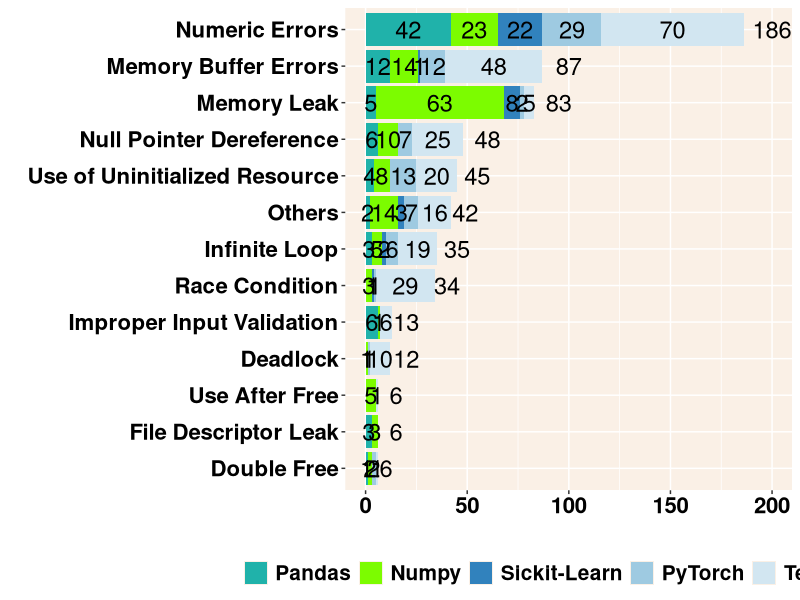
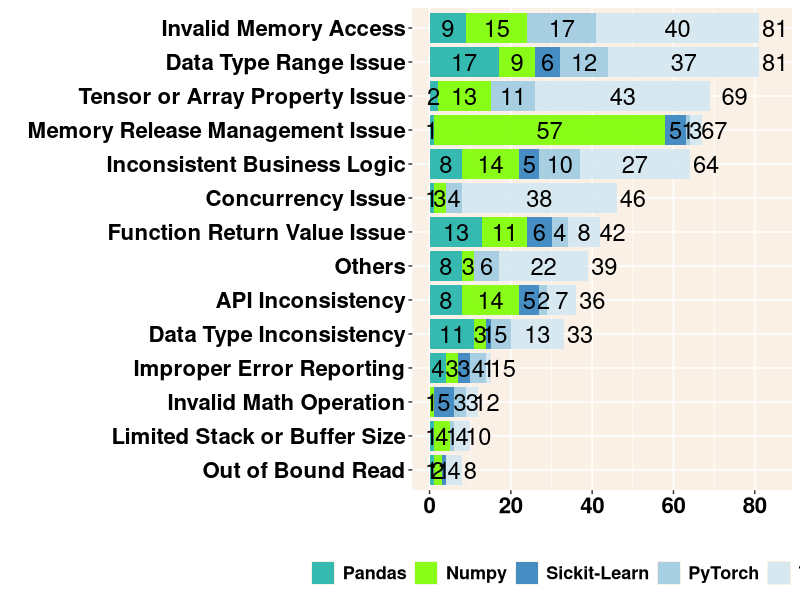
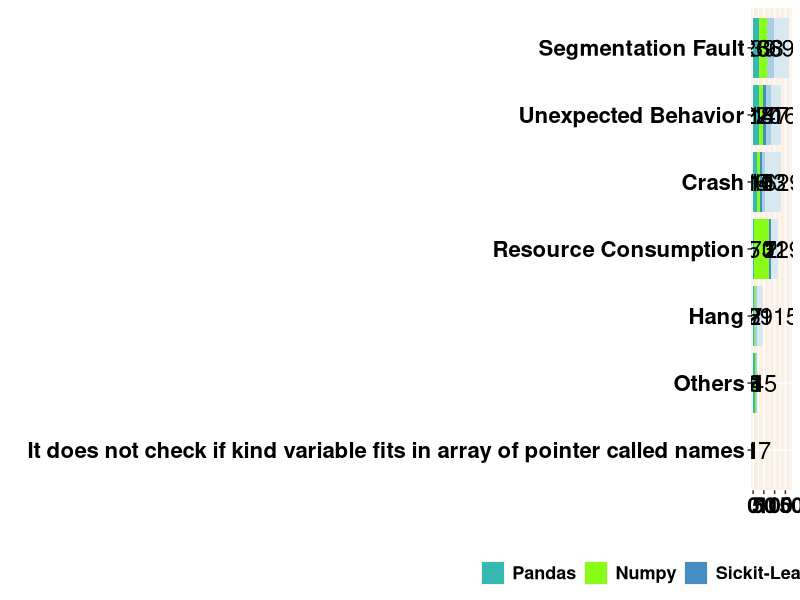
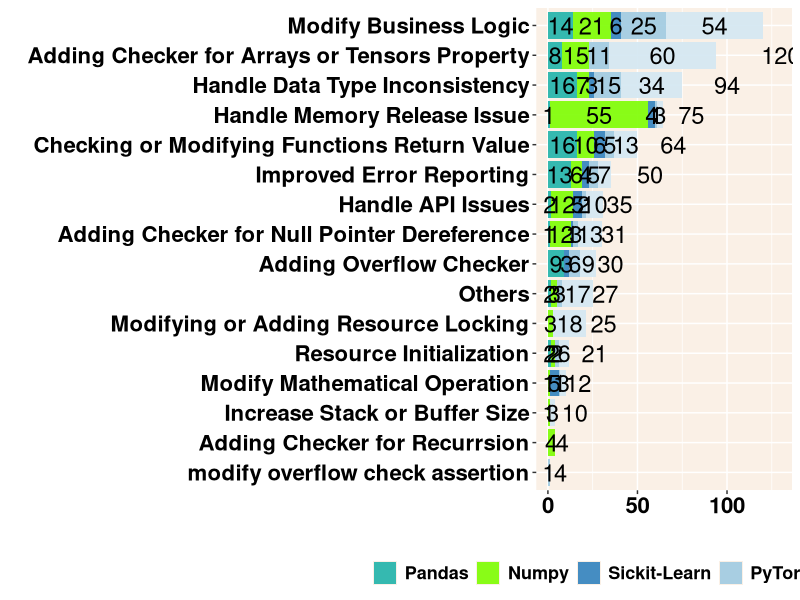
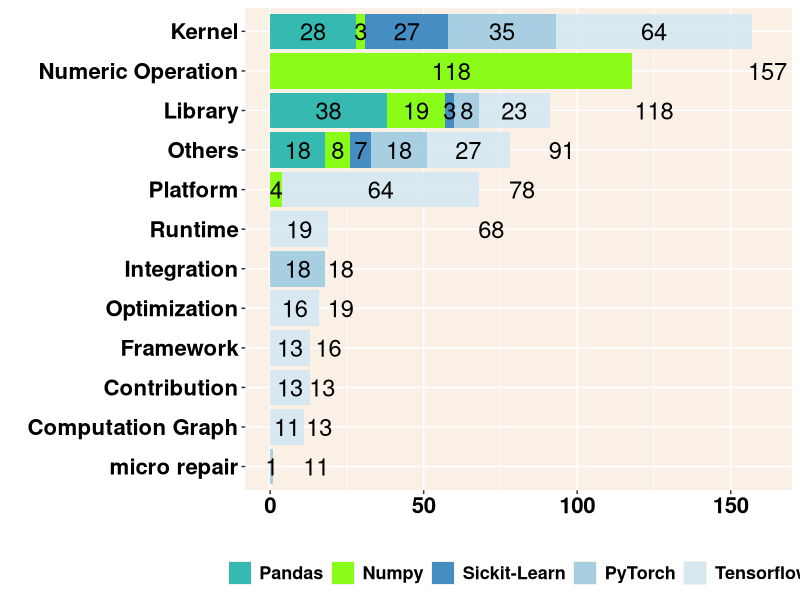
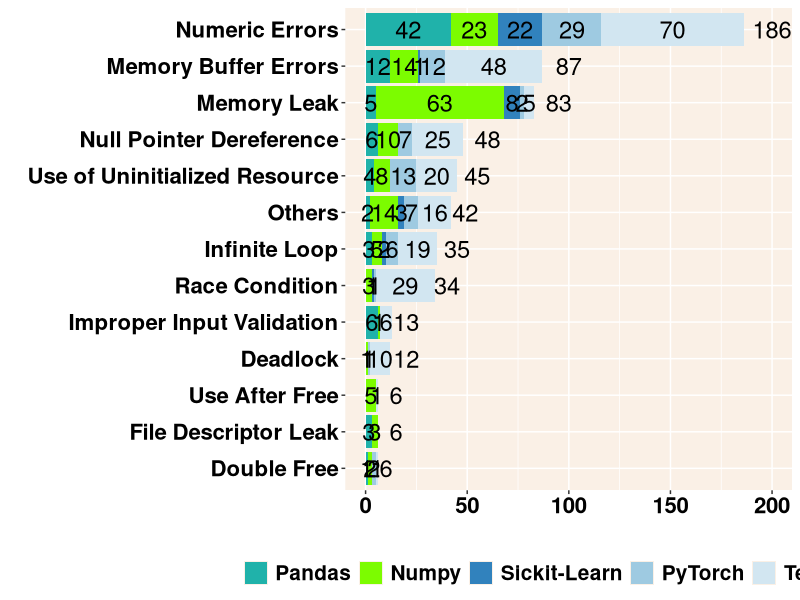
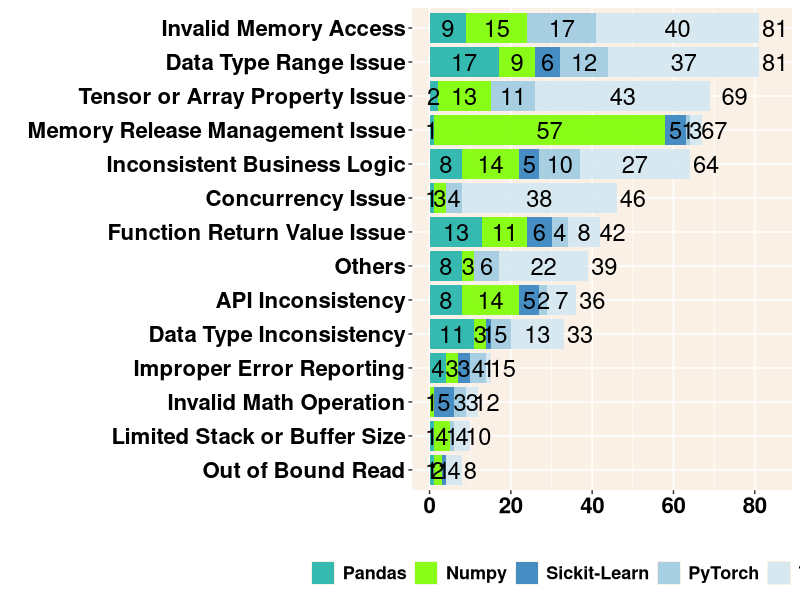
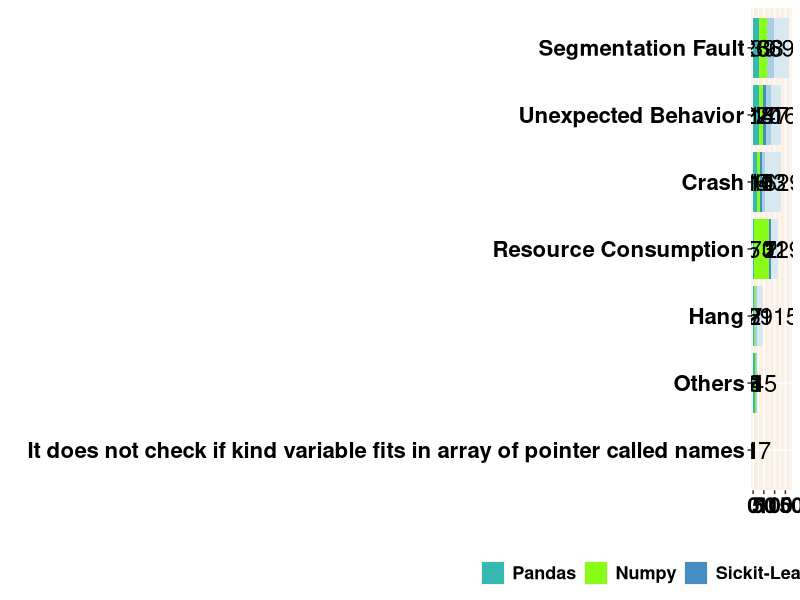

Reproduce these figures in R, in order.
library(ggplot2)
library(readr)
library(readxl)
library(plyr)
library(patchwork)
library(corrplot)
library(dplyr)


vuls <- read_csv(file = 'benchmark.csv')
vuls$Library=factor(vuls$Library, levels = c("Tensorflow","PyTorch","Sickit-Learn", "Numpy", "Pandas"))

tensorflow_vuls = subset(vuls, Library=="Tensorflow")
Pytorch_vuls = subset(vuls, Library=="PyTorch")
sickit_vuls = subset(vuls, Library=="Sickit-Learn")
numpy_vuls = subset(vuls, Library=="Numpy")
pandas_vuls = subset(vuls, Library=="Pandas")

vuls_number = as.vector(table(vuls$Library))

sym_palette <- c("#F4ACB7","#FFD3DB","#DDEEF4","#ACD9E9","#74ADD1","#4575B4") 
sym_palette <- rev(sym_palette)

my_axis_size <- 16
my_title_size <- 12
my_legend_size <- 15
my_axis_color="black"


type_data <- table(vuls$`Type vis`)
type_data <- sort(type_data, decreasing = F)
type_name <- as.data.frame(type_data)$Var1
type_name <- as.array(type_name)

num_errors <- table(vuls$`Type vis` == 'Numeric Errors')
memory_buffer_errors <- table(vuls$`Type vis` == 'Memory Buffer Errors')
memory_leak <- table(vuls$`Type vis` == 'Memory Leak')
null_pointer <- table(vuls$`Type vis` == 'Null Pointer Dereference')
use_of_uninitialized_resource <- table(vuls$`Type vis` == 'Use of Uninitialized Resource')
others <- table(vuls$`Type vis` == 'Others')
infinite_loop <- table(vuls$`Type vis` == 'Infinite Loop')
race_condition <- table(vuls$`Type vis` == 'Race Condition')
improper_input_validation <- table(vuls$`Type vis` == 'Improper Input Validation')
deadlock <- table(vuls$`Type vis` == 'Deadlock')
use_after_free <- table(vuls$`Type vis` == 'Use After Free')
file_descriptor_leak <- table(vuls$`Type vis` == 'File Descriptor Leak')
double_free <- table(vuls$`Type vis` == 'Double Free')



types <- c('Numeric Errors', 'Memory Buffer Errors' , 'Memory Leak', 'Null Pointer Dereference' , 'Use of Uninitialized Resource',
           'Others', 'Infinite Loop', 
           'Race Condition', 'Improper Input Validation', 'Deadlock', 'Use After Free', 'File Descriptor Leak',
           'Double Free')


vuls$`Type vis` = factor(vuls$`Type vis`, levels = type_name)

palette <- c("#D2E6F1","#9ECAE1","#3182BD", "#7CFC00", "#20B2AA") #blue 
vuls$Library=factor(vuls$Library, levels = c("Tensorflow","PyTorch","Sickit-Learn", "Numpy", "Pandas"))

p <- ggplot(vuls, aes(y=`Type vis`, fill = Library))
p + geom_bar( alpha = 1) + 
  annotate(geom="text", x=200, y=13, label=num_errors[2], size=6)+
  annotate(geom="text", x=100, y=12, label=memory_buffer_errors[2], size=6)+
  annotate(geom="text", x=95, y=11, label=memory_leak[2], size=6)+
  annotate(geom="text", x=60, y=10, label=null_pointer[2], size=6)+
  annotate(geom="text", x=55, y=9, label=use_of_uninitialized_resource[2], size=6)+
  annotate(geom="text", x=49, y=8, label=others[2], size=6)+
  annotate(geom="text", x=45, y=7, label=infinite_loop[2], size=6)+
  annotate(geom="text", x=40, y=6, label=race_condition[2], size=6)+
  annotate(geom="text", x=20, y=5, label=improper_input_validation[2], size=6)+
  annotate(geom="text", x=20, y=4, label=deadlock[2], size=6)+
  annotate(geom="text", x=15, y=3, label=use_after_free[2], size=6)+
  annotate(geom="text", x=15, y=2, label=file_descriptor_leak[2], size=6)+
  annotate(geom="text", x=10, y=1, label=double_free[2], size=6)+
  
  xlab("") + 
  ylab("") + 
  scale_fill_manual(values = palette, guide = guide_legend(reverse=TRUE))+
  theme(panel.background = element_rect(fill = "#FAF0E6")
        ,axis.text = element_text( face="bold", 
                                   size = my_axis_size, 
                                   colour = my_axis_color),
        legend.position = "bottom"
        ,legend.title=element_blank()
        ,legend.text = element_text(size = my_legend_size, 
                                    face = "bold"),
  )+

  geom_text(aes(label=..count..),
            stat = 'count',
            position = position_stack(vjust = 0.5), size=6) 
  

ggsave("typeDist.pdf", width=10)

###################################RootCause Distribution by Libraries############################################

my_axis_size <- 16
my_title_size <- 12
my_legend_size <- 13
my_axis_color="black"

root_data <- table(vuls$`Root cause High level`)
root_data <- sort(root_data, decreasing = F)
root_name <- as.data.frame(root_data)$Var1
root_name <- as.array(root_name)

ima <- table(vuls$`Root cause High level` == 'Invalid Memory Access')
dtri <- table(vuls$`Root cause High level` == 'Data Type Range Issue')
toapi <- table(vuls$`Root cause High level` == 'Tensor or Array Property Issue')
mrmi <- table(vuls$`Root cause High level` == 'Memory Release Management Issue')
ibl <- table(vuls$`Root cause High level` == 'Inconsistent Business Logic')
ci <- table(vuls$`Root cause High level` == 'Concurrency Issue')
frvi <- table(vuls$`Root cause High level` == 'Function Return Value Issue')
others_root <- table(vuls$`Root cause High level` == 'Others')
ai <- table(vuls$`Root cause High level` == 'API Inconsistency')
di <- table(vuls$`Root cause High level` == 'Data Type Inconsistency')
ier <- table(vuls$`Root cause High level` == 'Improper Error Reporting')
imo <- table(vuls$`Root cause High level` == 'Invalid Math Operation')
lsob <- table(vuls$`Root cause High level` == 'Limited Stack or Buffer Size')
oor <- table(vuls$`Root cause High level` == 'Out of Bound Read')

vuls$`Root cause High level` = factor(vuls$`Root cause High level`, levels = root_name)


vuls$Library=factor(vuls$Library, levels = c("Tensorflow","PyTorch","Sickit-Learn", "Numpy", "Pandas"))

p <- ggplot(vuls, aes(y=`Root cause High level`, fill = Library))
p + geom_bar( alpha = 0.9) +
  annotate(geom="text", x=85, y=14, label=ima[2], size=6)+
  annotate(geom="text", x=85, y=13, label=dtri[2], size=6)+
  annotate(geom="text", x=75, y=12, label=toapi[2], size=6)+
  annotate(geom="text", x=70, y=11, label=mrmi[2], size=6)+
  annotate(geom="text", x=68, y=10, label=ibl[2], size=6)+
  annotate(geom="text", x=50, y=9, label=ci[2], size=6)+
  annotate(geom="text", x=45, y=8, label=frvi[2], size=6)+
  annotate(geom="text", x=43, y=7, label=others_root[2], size=6)+
  annotate(geom="text", x=40, y=6, label=ai[2], size=6)+
  annotate(geom="text", x=37, y=5, label=di[2], size=6)+
  annotate(geom="text", x=18, y=4, label=ier[2], size=6)+
  annotate(geom="text", x=14, y=3, label=imo[2], size=6)+
  annotate(geom="text", x=12, y=2, label=lsob[2], size=6)+
  annotate(geom="text", x=10, y=1, label=oor[2], size=6)+
   
  xlab("") + 
  ylab("") + 
  scale_fill_manual(values = palette, guide = guide_legend(reverse=TRUE))+
  theme(panel.background = element_rect(fill = "#FAF0E6")
        ,axis.text = element_text( face="bold", 
                                   size = my_axis_size, 
                                   colour = my_axis_color),
        legend.position = "bottom"
        ,legend.title=element_blank()
        ,legend.text = element_text(size = my_legend_size, 
                                    face = "bold"),
  )+
  
  geom_text(aes(label=..count..),
            stat = 'count',
            position = position_stack(vjust = 0.5), size=6) 


ggsave("rootDist.pdf", width=10)



###################################Symptoms by Libraries############################################

my_axis_size <- 16
my_title_size <- 12
my_legend_size <- 13
my_axis_color="black"


symptom_data <- table(vuls$`Symptom Vis`)
symptom_data <- sort(symptom_data, decreasing = F)
symptom_name <- as.data.frame(symptom_data)$Var1
symptom_name <- as.array(symptom_name)

seg_fault <- table(vuls$`Symptom Vis` == 'Segmentation Fault')
crash <- table(vuls$`Symptom Vis` == 'Crash')
unexpected_behavior <- table(vuls$`Symptom Vis` == 'Unexpected Behavior')
resource_consumption <- table(vuls$`Symptom Vis` == 'Resource Consumption')
hang <- table(vuls$`Symptom Vis` == 'Hang')
other <- table(vuls$`Symptom Vis` == 'Others')

vuls$`Symptom Vis` = factor(vuls$`Symptom Vis`, levels = symptom_name)


vuls$Library=factor(vuls$Library, levels = c("Tensorflow","PyTorch","Sickit-Learn", "Numpy", "Pandas"))

p <- ggplot(vuls, aes(y=`Symptom Vis`, fill = Library))
p + geom_bar( alpha = 0.9) +
  annotate(geom="text", x=174, y=6, label=seg_fault[2], size=6)+
  annotate(geom="text", x=138, y=5, label=crash[2], size=6)+
  annotate(geom="text", x=136, y=4, label=unexpected_behavior[2], size=6)+
  annotate(geom="text", x=122, y=3, label=resource_consumption[2], size=6)+
  annotate(geom="text", x=50, y=2, label=hang[2], size=6)+
  annotate(geom="text", x=23, y=1, label=other[2], size=6)+
  xlab("") + 
  ylab("") + 
  scale_fill_manual(values = palette, guide = guide_legend(reverse=TRUE))+
  theme(panel.background = element_rect(fill = "#FAF0E6")
        ,axis.text = element_text( face="bold", 
                                   size = my_axis_size, 
                                   colour = my_axis_color),
        legend.position = "bottom"
        ,legend.title=element_blank()
        ,legend.text = element_text(size = my_legend_size, 
                                    face = "bold"),
  )+
  
  geom_text(aes(label=..count..),
            stat = 'count',
            position = position_stack(vjust = 0.5), size=6) 


ggsave("symptomDist.pdf", width=10)


###################################Fixing Patterns by Libraries############################################

my_axis_size <- 16
my_title_size <- 12
my_legend_size <- 13
my_axis_color="black"


fix_data <- table(vuls$`Fixing pattern high level`)
fix_data <- sort(fix_data, decreasing = F)
fix_name <- as.data.frame(fix_data)$Var1
fix_name <- as.array(fix_name)

mbl <- table(vuls$`Fixing pattern high level` == 'Modify Business Logic')
acatp <- table(vuls$`Fixing pattern high level` == 'Adding Checker for Arrays or Tensors Property')
hdti <- table(vuls$`Fixing pattern high level` == 'Handle Data Type Inconsistency')
hmri <- table(vuls$`Fixing pattern high level` == 'Handle Memory Release Issue')
cmfrv <- table(vuls$`Fixing pattern high level` == 'Checking or Modifying Functions Return Value')
ier <- table(vuls$`Fixing pattern high level` == 'Improved Error Reporting')
hai <- table(vuls$`Fixing pattern high level` == 'Handle API Issues')
acnpd <- table(vuls$`Fixing pattern high level` == 'Adding Checker for Null Pointer Dereference')
aoc <- table(vuls$`Fixing pattern high level` == 'Adding Overflow Checker')
other <- table(vuls$`Fixing pattern high level` == 'Others')
marl <- table(vuls$`Fixing pattern high level` == 'Modifying or Adding Resource Locking')
ri <- table(vuls$`Fixing pattern high level` == 'Resource Initialization')
mmo <- table(vuls$`Fixing pattern high level` == 'Modify Mathematical Operation')
acr <- table(vuls$`Fixing pattern high level` == 'Adding Checker for Recurrsion')
isbs <- table(vuls$`Fixing pattern high level` == 'Increase Stack or Buffer Size')


vuls$`Fixing pattern high level` = factor(vuls$`Fixing pattern high level`, levels = fix_name)

vuls$Library=factor(vuls$Library, levels = c("Tensorflow","PyTorch","Sickit-Learn", "Numpy", "Pandas"))

p <- ggplot(vuls, aes(y=`Fixing pattern high level`, fill = Library))
p + geom_bar( alpha = 0.9) +
  annotate(geom="text", x=130, y=15, label=mbl[2], size=6)+
  annotate(geom="text", x=100, y=14, label=acatp[2], size=6)+
  annotate(geom="text", x=80, y=13, label=hdti[2], size=6)+
  annotate(geom="text", x=70, y=12, label=hmri[2], size=6)+
  annotate(geom="text", x=57, y=11, label=cmfrv[2], size=6)+
  annotate(geom="text", x=40, y=10, label=ier[2], size=6)+
  annotate(geom="text", x=37, y=9, label=hai[2], size=6)+
  annotate(geom="text", x=35, y=8, label=acnpd[2], size=6)+
  annotate(geom="text", x=32, y=7, label=aoc[2], size=6)+
  annotate(geom="text", x=31, y=6, label=other[2], size=6)+
  annotate(geom="text", x=26, y=5, label=marl[2], size=6)+
  annotate(geom="text", x=17, y=4, label=ri[2], size=6)+
  annotate(geom="text", x=15, y=3, label=mmo[2], size=6)+
  annotate(geom="text", x=8, y=2, label=acr[2], size=6)+
  annotate(geom="text", x=7, y=1, label=isbs[2], size=6)+

  xlab("") + 
  ylab("") + 
  scale_fill_manual(values = palette, guide = guide_legend(reverse=TRUE))+
  theme(panel.background = element_rect(fill = "#FAF0E6")
        ,axis.text = element_text( face="bold", 
                                   size = my_axis_size, 
                                   colour = my_axis_color),
        legend.position = "bottom"
        ,legend.title=element_blank()
        ,legend.text = element_text(size = my_legend_size, 
                                    face = "bold"),
  )+
  
  geom_text(aes(label=..count..),
            stat = 'count',
            position = position_stack(vjust = 0.5), size=6) 


ggsave("fixingDist.pdf", width=10)


###################################Affected components############################################

my_axis_size <- 16
my_title_size <- 12
my_legend_size <- 13
my_axis_color="black"


com_data <- table(vuls$`Components high level`)
com_data <- sort(com_data, decreasing = F)
com_name <- as.data.frame(com_data)$Var1
com_name <- as.array(com_name)

kernel <- table(vuls$`Components high level` == 'Kernel')
num_op <- table(vuls$`Components high level` == 'Numeric Operation')
library <- table(vuls$`Components high level` == 'Library')
others <- table(vuls$`Components high level` == 'Others')
platform <- table(vuls$`Components high level` == 'Platform')
integration <- table(vuls$`Components high level` == 'Integration')
runtime <- table(vuls$`Components high level` == 'Runtime')
optimization <- table(vuls$`Components high level` == 'Optimization')
contribution <- table(vuls$`Components high level` == 'Contribution')
framework <- table(vuls$`Components high level` == 'Framework')
computation_graph <- table(vuls$`Components high level` == 'Computation Graph')



vuls$`Components high level` = factor(vuls$`Components high level`, levels = com_name)

vuls$Library=factor(vuls$Library, levels = c("Tensorflow","PyTorch","Sickit-Learn", "Numpy", "Pandas"))

p <- ggplot(vuls, aes(y=`Components high level`, fill = Library))
p + geom_bar( alpha = 0.9) +
  annotate(geom="text", x=162, y=11, label=kernel[2], size=6)+
  annotate(geom="text", x=125, y=10, label=num_op[2], size=6)+
  annotate(geom="text", x=95, y=9, label=library[2], size=6)+
  annotate(geom="text", x=82, y=8, label=others[2], size=6)+
  annotate(geom="text", x=72, y=7, label=platform[2], size=6)+
  annotate(geom="text", x=23, y=6, label=integration[2], size=6)+
  annotate(geom="text", x=23, y=5, label=runtime[2], size=6)+
  annotate(geom="text", x=19, y=4, label=optimization[2], size=6)+
  annotate(geom="text", x=17, y=3, label=contribution[2], size=6)+
  annotate(geom="text", x=16, y=2, label=framework[2], size=6)+
  annotate(geom="text", x=15, y=1, label=computation_graph[2], size=6)+

  
  xlab("") + 
  ylab("") + 
  scale_fill_manual(values = palette, guide = guide_legend(reverse=TRUE))+
  theme(panel.background = element_rect(fill = "#FAF0E6")
        ,axis.text = element_text( face="bold", 
                                   size = my_axis_size, 
                                   colour = my_axis_color),
        legend.position = "bottom"
        ,legend.title=element_blank()
        ,legend.text = element_text(size = my_legend_size, 
                                    face = "bold"),
  )+
  
  geom_text(aes(label=..count..),
            stat = 'count',
            position = position_stack(vjust = 0.5), size=6) 


ggsave("compDist.pdf", width=10)

